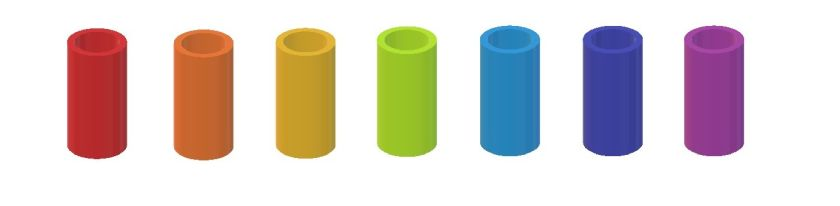
#> input picture cylinders02.jpg, 840 x 206 px
$ python 'sample02 (1).py'
#> lines starting #> are read from the running program, lines starting #| are printed output that depends on the picture; after the words box and inside, x2 and y2 are one past the last pixel; in counts of white or black regions, pixels touching at a corner belong together
# -*- coding: utf-8 -*-
import numpy as np
import cv2
from matplotlib import pyplot as plt

# create sample mask image window function-------------------------------------------------
def createMaskImage(hsv, hue, sat, val):
    imh, imw, channels = hsv.shape  # get image size and the number of channels
    mask = np.zeros((imh, imw, channels), np.uint8) # initialize hsv gradation image with 0

    # if hue argument is pair value enclosed in []
    hmin = hue[0]
    hmax = hue[1]

    # if sat argument is pair value enclosed in []
    smin = sat[0]
    smax = sat[1]

    #  val argument is pair value enclosed in []
    vmin = val[0]
    vmax = val[1]

    return cv2.inRange(hsv, np.array([hmin, smin, vmin]), np.array([hmax, smax, vmax]))

# main function-----------------------------------------------------------------------------
def main():

    # read image
    img = cv2.imread("./cylinders02.jpg")#objects.jpg")
#> img is the input picture: shape (206, 840, 3); mean B, G, R 206.4, 210.5, 219.8
    cv2.imshow("Image", img)

    # convert to HSV (Hue, Saturation, Value(Brightness))
    hsv = cv2.cvtColor(img, cv2.COLOR_BGR2HSV)
#> hsv: shape (206, 840, 3); mean H, S, V 31.9, 54.8, 231.7
    cv2.imshow("Hue", hsv[:, :, 0])
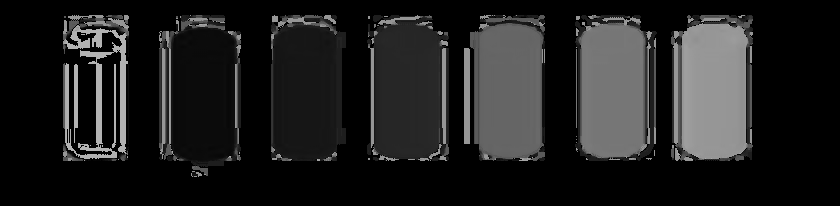
#> window 'Hue': shape (206, 840); min 0, max 179, mean 31.9

    #-green
    rnb_green = createMaskImage(hsv, [30, 45], [50, 240], [50, 240])
#> in createMaskImage, `return cv2.inRange(hsv, np.array([hmin, smin, vmin]), np.array([hmax, ..`:
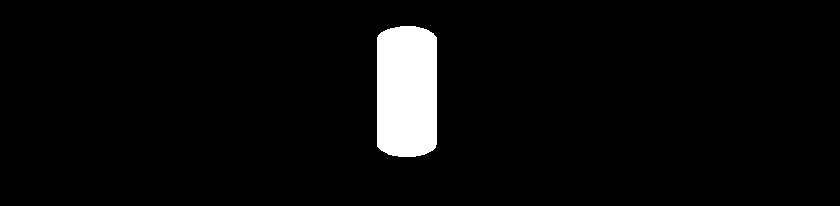
#> returned value: shape (206, 840); 4.3% white; 1 white region, box (x1, y1, x2, y2) and area: (377, 26, 437, 157) 7515
    cv2.imshow("rainbow", rnb_green)

    # keep all windows until "ESC" button is pressed
    cv2.waitKey(0)
    cv2.destroyAllWindows()


# run---------------------------------------------------------------------------------------
if __name__ == '__main__':
    main()

$ run again, with cylinders.jpg copied over cylinders02.jpg
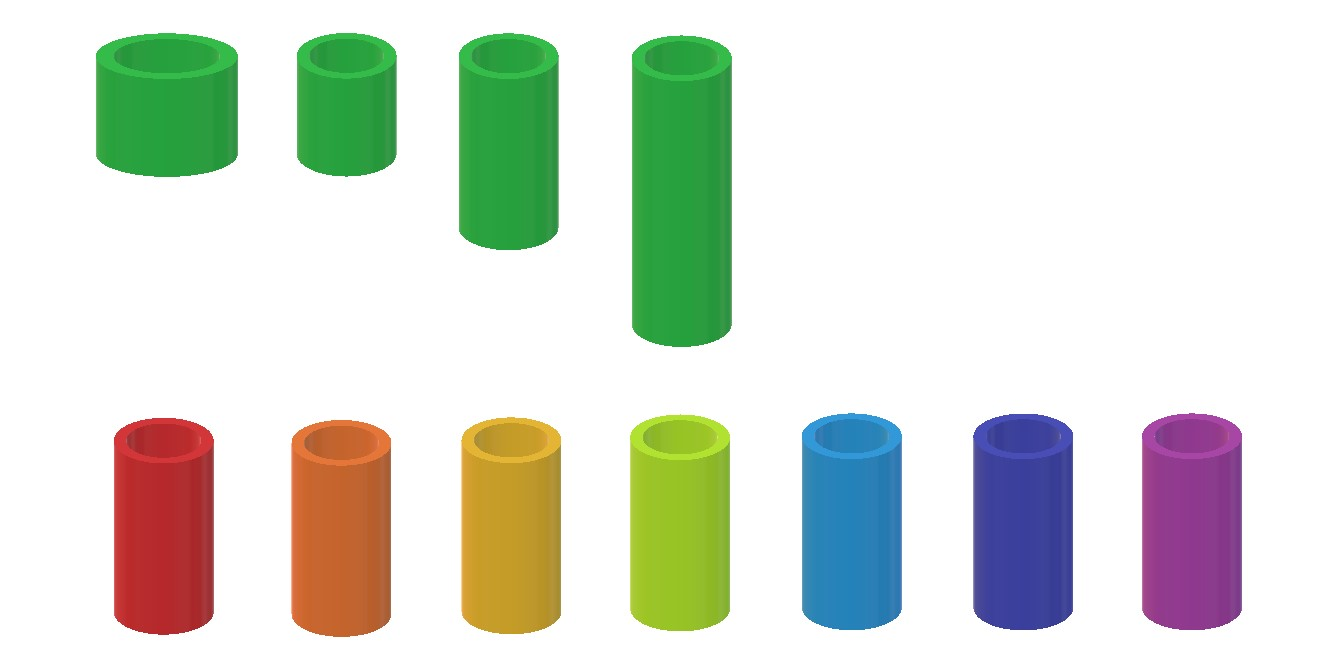
#> input picture cylinders.jpg, 1342 x 668 px
#> in main, img is the input picture: shape (668, 1342, 3); mean B, G, R 211.5, 222.5, 216.8
#> hsv: shape (668, 1342, 3); mean H, S, V 22.5, 46.5, 234
#> in main, `cv2.imshow("Hue", hsv[:, :, 0])`:
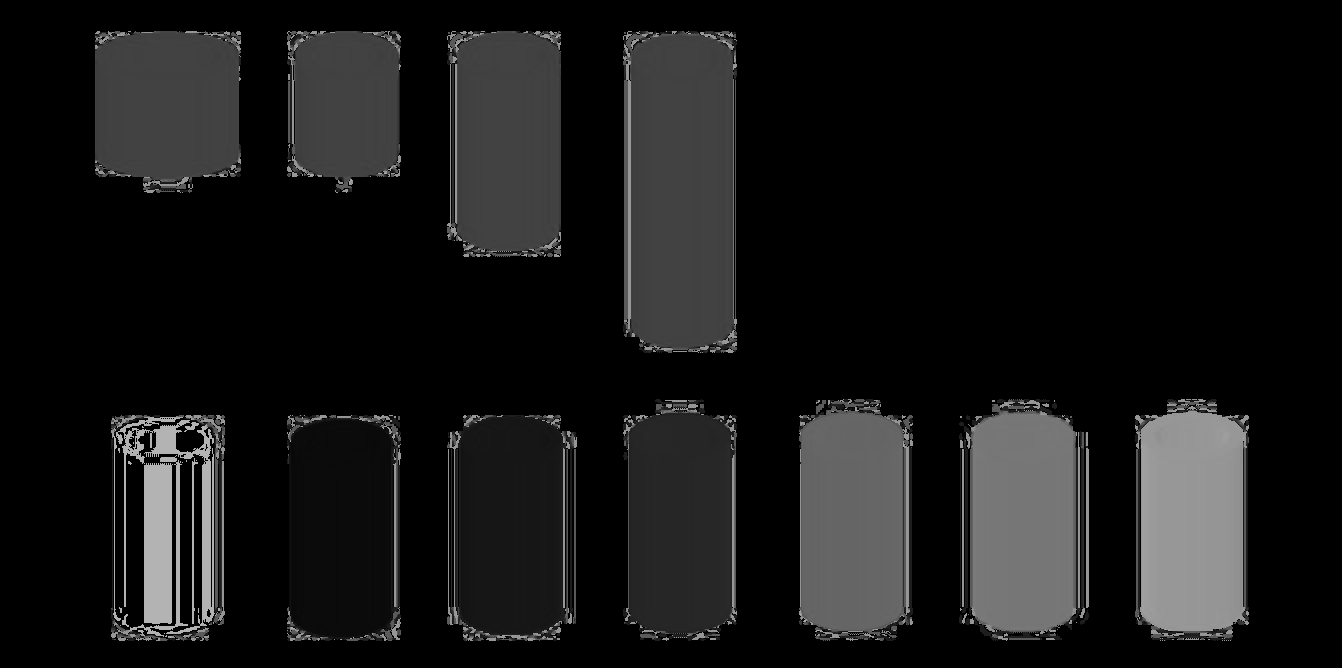
#> window 'Hue': shape (668, 1342); min 0, max 179, mean 22.5
#> in createMaskImage, `return cv2.inRange(hsv, np.array([hmin, smin, vmin]), np.array([hmax, ..`:
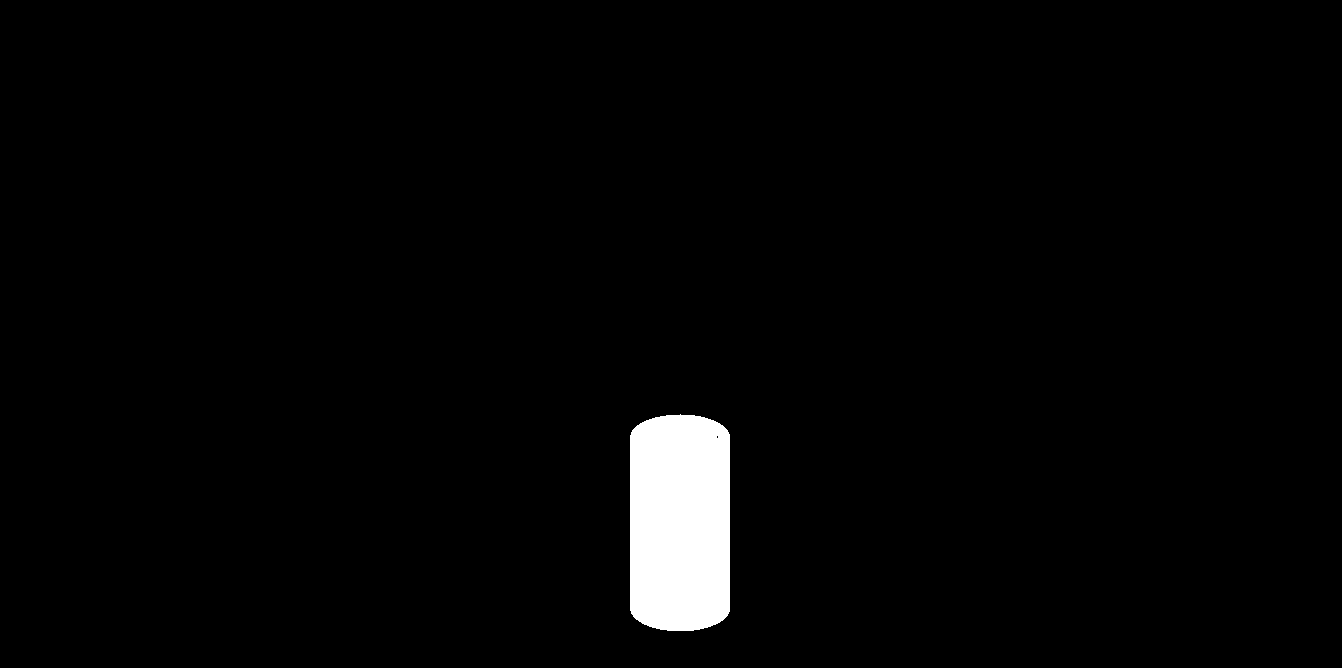
#> returned value: shape (668, 1342); 2.3% white; 1 white region, box (x1, y1, x2, y2) and area: (630, 414, 730, 631) 20695
